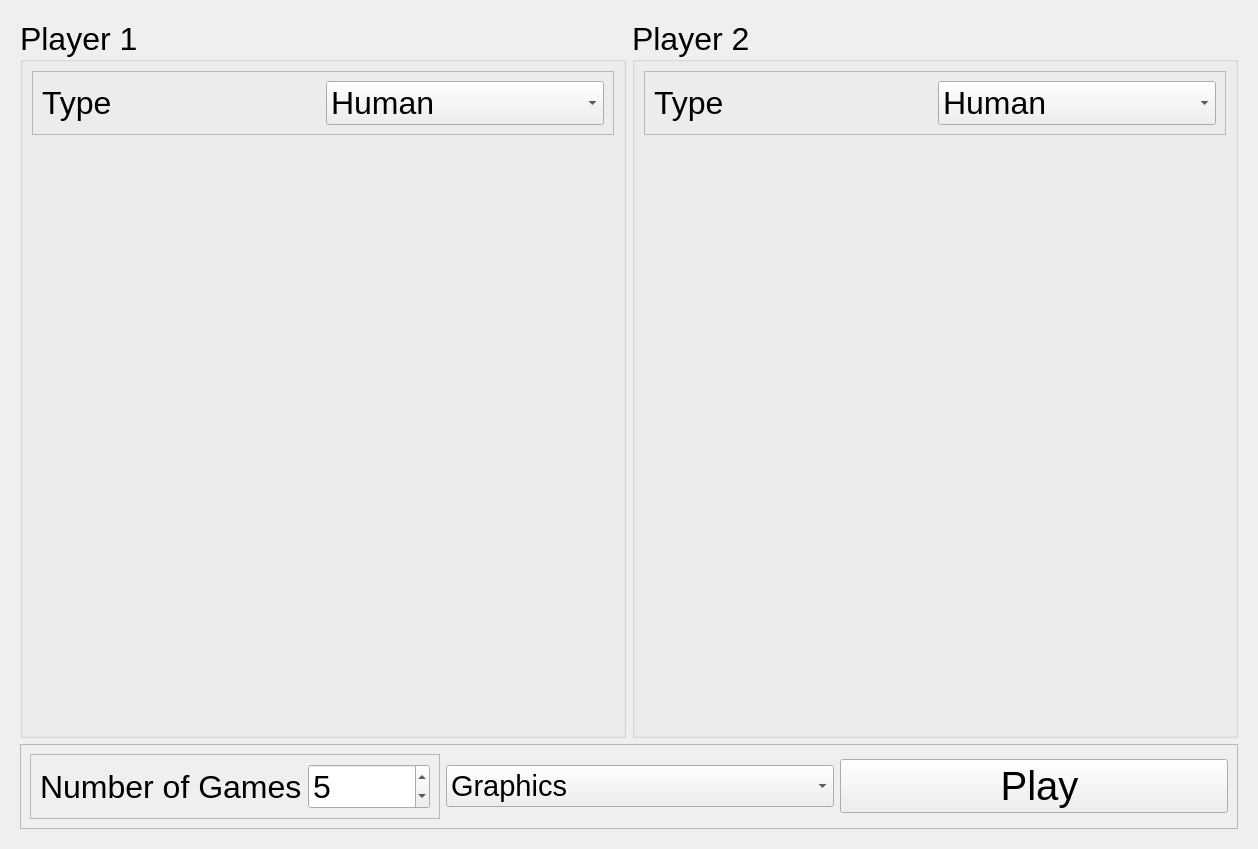
<?xml version="1.0" encoding="UTF-8"?>
<ui version="4.0">
 <class>Form</class>
 <widget class="QWidget" name="Form">
  <property name="geometry">
   <rect>
    <x>0</x>
    <y>0</y>
    <width>1258</width>
    <height>849</height>
   </rect>
  </property>
  <property name="windowTitle">
   <string>Form</string>
  </property>
  <layout class="QGridLayout" name="gridLayout">
   <item row="1" column="0">
    <widget class="QStackedWidget" name="stackedWidget">
     <property name="currentIndex">
      <number>0</number>
     </property>
     <widget class="QWidget" name="page">
      <layout class="QGridLayout" name="gridLayout_2">
       <item row="0" column="0">
        <widget class="QGroupBox" name="groupBox">
         <property name="font">
          <font>
           <pointsize>24</pointsize>
          </font>
         </property>
         <property name="title">
          <string>Player 1</string>
         </property>
         <layout class="QGridLayout" name="gridLayout_3">
          <item row="0" column="0">
           <widget class="QFrame" name="frame">
            <property name="frameShape">
             <enum>QFrame::StyledPanel</enum>
            </property>
            <property name="frameShadow">
             <enum>QFrame::Raised</enum>
            </property>
            <layout class="QHBoxLayout" name="horizontalLayout">
             <item>
              <widget class="QLabel" name="label">
               <property name="text">
                <string>Type</string>
               </property>
              </widget>
             </item>
             <item>
              <widget class="QComboBox" name="player1type">
               <item>
                <property name="text">
                 <string>Human</string>
                </property>
               </item>
               <item>
                <property name="text">
                 <string>AI</string>
                </property>
               </item>
              </widget>
             </item>
            </layout>
           </widget>
          </item>
          <item row="1" column="0">
           <widget class="QStackedWidget" name="player1typewindow">
            <property name="currentIndex">
             <number>0</number>
            </property>
            <widget class="QWidget" name="page_3"/>
            <widget class="QWidget" name="page_4">
             <layout class="QGridLayout" name="gridLayout_4">
              <item row="0" column="0">
               <widget class="QFrame" name="frame_2">
                <property name="frameShape">
                 <enum>QFrame::StyledPanel</enum>
                </property>
                <property name="frameShadow">
                 <enum>QFrame::Raised</enum>
                </property>
                <layout class="QHBoxLayout" name="horizontalLayout_2">
                 <item>
                  <widget class="QLabel" name="label_2">
                   <property name="text">
                    <string>AI                      </string>
                   </property>
                  </widget>
                 </item>
                 <item>
                  <widget class="QComboBox" name="ai1combo">
                   <property name="sizePolicy">
                    <sizepolicy hsizetype="Minimum" vsizetype="Fixed">
                     <horstretch>0</horstretch>
                     <verstretch>0</verstretch>
                    </sizepolicy>
                   </property>
                  </widget>
                 </item>
                </layout>
               </widget>
              </item>
              <item row="1" column="0">
               <widget class="QFrame" name="frame_3">
                <property name="frameShape">
                 <enum>QFrame::StyledPanel</enum>
                </property>
                <property name="frameShadow">
                 <enum>QFrame::Raised</enum>
                </property>
                <layout class="QHBoxLayout" name="horizontalLayout_3">
                 <item>
                  <widget class="QLabel" name="label_3">
                   <property name="text">
                    <string>Mode</string>
                   </property>
                  </widget>
                 </item>
                 <item>
                  <widget class="QComboBox" name="player1mode">
                   <item>
                    <property name="text">
                     <string>Time Based</string>
                    </property>
                   </item>
                   <item>
                    <property name="text">
                     <string>Iteration Based</string>
                    </property>
                   </item>
                  </widget>
                 </item>
                </layout>
               </widget>
              </item>
              <item row="3" column="0">
               <widget class="QStackedWidget" name="player1modewindow">
                <property name="currentIndex">
                 <number>0</number>
                </property>
                <widget class="QWidget" name="page_5">
                 <layout class="QGridLayout" name="gridLayout_5">
                  <item row="0" column="0">
                   <widget class="QFrame" name="frame_4">
                    <property name="frameShape">
                     <enum>QFrame::StyledPanel</enum>
                    </property>
                    <property name="frameShadow">
                     <enum>QFrame::Raised</enum>
                    </property>
                    <layout class="QHBoxLayout" name="horizontalLayout_4">
                     <property name="leftMargin">
                      <number>0</number>
                     </property>
                     <property name="topMargin">
                      <number>0</number>
                     </property>
                     <property name="rightMargin">
                      <number>0</number>
                     </property>
                     <property name="bottomMargin">
                      <number>0</number>
                     </property>
                     <item>
                      <widget class="QLabel" name="label_4">
                       <property name="text">
                        <string>Time in Seconds</string>
                       </property>
                      </widget>
                     </item>
                     <item>
                      <widget class="QDoubleSpinBox" name="ai1time">
                       <property name="minimum">
                        <double>0.010000000000000</double>
                       </property>
                       <property name="value">
                        <double>1.000000000000000</double>
                       </property>
                      </widget>
                     </item>
                    </layout>
                   </widget>
                  </item>
                  <item row="1" column="0">
                   <spacer name="verticalSpacer">
                    <property name="orientation">
                     <enum>Qt::Vertical</enum>
                    </property>
                    <property name="sizeHint" stdset="0">
                     <size>
                      <width>20</width>
                      <height>40</height>
                     </size>
                    </property>
                   </spacer>
                  </item>
                 </layout>
                </widget>
                <widget class="QWidget" name="page_6">
                 <layout class="QGridLayout" name="gridLayout_6">
                  <item row="0" column="0">
                   <widget class="QFrame" name="frame_5">
                    <property name="frameShape">
                     <enum>QFrame::StyledPanel</enum>
                    </property>
                    <property name="frameShadow">
                     <enum>QFrame::Raised</enum>
                    </property>
                    <layout class="QHBoxLayout" name="horizontalLayout_5">
                     <item>
                      <widget class="QLabel" name="label_5">
                       <property name="text">
                        <string>Iterations</string>
                       </property>
                      </widget>
                     </item>
                     <item>
                      <widget class="QSpinBox" name="ai1iterations">
                       <property name="minimum">
                        <number>1</number>
                       </property>
                       <property name="maximum">
                        <number>999999</number>
                       </property>
                       <property name="value">
                        <number>100</number>
                       </property>
                      </widget>
                     </item>
                    </layout>
                   </widget>
                  </item>
                  <item row="1" column="0">
                   <spacer name="verticalSpacer_2">
                    <property name="orientation">
                     <enum>Qt::Vertical</enum>
                    </property>
                    <property name="sizeHint" stdset="0">
                     <size>
                      <width>20</width>
                      <height>40</height>
                     </size>
                    </property>
                   </spacer>
                  </item>
                 </layout>
                </widget>
               </widget>
              </item>
              <item row="2" column="0">
               <widget class="QFrame" name="frame_22">
                <property name="frameShape">
                 <enum>QFrame::StyledPanel</enum>
                </property>
                <property name="frameShadow">
                 <enum>QFrame::Raised</enum>
                </property>
                <layout class="QHBoxLayout" name="horizontalLayout_21">
                 <item>
                  <widget class="QLabel" name="label_14">
                   <property name="text">
                    <string>Constant</string>
                   </property>
                  </widget>
                 </item>
                 <item>
                  <widget class="QDoubleSpinBox" name="player1constant">
                   <property name="decimals">
                    <number>5</number>
                   </property>
                   <property name="value">
                    <double>2.800000000000000</double>
                   </property>
                  </widget>
                 </item>
                </layout>
               </widget>
              </item>
             </layout>
            </widget>
           </widget>
          </item>
         </layout>
        </widget>
       </item>
       <item row="0" column="1">
        <widget class="QGroupBox" name="groupBox_2">
         <property name="font">
          <font>
           <pointsize>24</pointsize>
          </font>
         </property>
         <property name="title">
          <string>Player 2</string>
         </property>
         <layout class="QGridLayout" name="gridLayout_7">
          <item row="0" column="0">
           <widget class="QFrame" name="frame_6">
            <property name="frameShape">
             <enum>QFrame::StyledPanel</enum>
            </property>
            <property name="frameShadow">
             <enum>QFrame::Raised</enum>
            </property>
            <layout class="QHBoxLayout" name="horizontalLayout_6">
             <item>
              <widget class="QLabel" name="label_6">
               <property name="text">
                <string>Type</string>
               </property>
              </widget>
             </item>
             <item>
              <widget class="QComboBox" name="player2type">
               <item>
                <property name="text">
                 <string>Human</string>
                </property>
               </item>
               <item>
                <property name="text">
                 <string>AI</string>
                </property>
               </item>
              </widget>
             </item>
            </layout>
           </widget>
          </item>
          <item row="1" column="0">
           <widget class="QStackedWidget" name="player2typewindow">
            <property name="currentIndex">
             <number>0</number>
            </property>
            <widget class="QWidget" name="page_7"/>
            <widget class="QWidget" name="page_8">
             <layout class="QGridLayout" name="gridLayout_8">
              <item row="1" column="0">
               <widget class="QFrame" name="frame_7">
                <property name="frameShape">
                 <enum>QFrame::StyledPanel</enum>
                </property>
                <property name="frameShadow">
                 <enum>QFrame::Raised</enum>
                </property>
                <layout class="QHBoxLayout" name="horizontalLayout_7">
                 <item>
                  <widget class="QLabel" name="label_7">
                   <property name="text">
                    <string>Mode</string>
                   </property>
                  </widget>
                 </item>
                 <item>
                  <widget class="QComboBox" name="player2mode">
                   <item>
                    <property name="text">
                     <string>Time Based</string>
                    </property>
                   </item>
                   <item>
                    <property name="text">
                     <string>Iteration Based</string>
                    </property>
                   </item>
                  </widget>
                 </item>
                </layout>
               </widget>
              </item>
              <item row="0" column="0">
               <widget class="QFrame" name="frame_8">
                <property name="frameShape">
                 <enum>QFrame::StyledPanel</enum>
                </property>
                <property name="frameShadow">
                 <enum>QFrame::Raised</enum>
                </property>
                <layout class="QHBoxLayout" name="horizontalLayout_8">
                 <item>
                  <widget class="QLabel" name="label_8">
                   <property name="text">
                    <string>AI</string>
                   </property>
                  </widget>
                 </item>
                 <item>
                  <widget class="QComboBox" name="ai2combo">
                   <property name="sizePolicy">
                    <sizepolicy hsizetype="Minimum" vsizetype="Fixed">
                     <horstretch>0</horstretch>
                     <verstretch>0</verstretch>
                    </sizepolicy>
                   </property>
                  </widget>
                 </item>
                </layout>
               </widget>
              </item>
              <item row="3" column="0">
               <widget class="QStackedWidget" name="player2modewindow">
                <property name="currentIndex">
                 <number>0</number>
                </property>
                <widget class="QWidget" name="page_9">
                 <layout class="QGridLayout" name="gridLayout_9">
                  <item row="0" column="0">
                   <widget class="QFrame" name="frame_9">
                    <property name="frameShape">
                     <enum>QFrame::StyledPanel</enum>
                    </property>
                    <property name="frameShadow">
                     <enum>QFrame::Raised</enum>
                    </property>
                    <layout class="QHBoxLayout" name="horizontalLayout_9">
                     <item>
                      <widget class="QLabel" name="label_9">
                       <property name="text">
                        <string>Time in Seconds</string>
                       </property>
                      </widget>
                     </item>
                     <item>
                      <widget class="QDoubleSpinBox" name="ai2time">
                       <property name="minimum">
                        <double>0.010000000000000</double>
                       </property>
                       <property name="value">
                        <double>1.000000000000000</double>
                       </property>
                      </widget>
                     </item>
                    </layout>
                   </widget>
                  </item>
                  <item row="1" column="0">
                   <spacer name="verticalSpacer_3">
                    <property name="orientation">
                     <enum>Qt::Vertical</enum>
                    </property>
                    <property name="sizeHint" stdset="0">
                     <size>
                      <width>20</width>
                      <height>40</height>
                     </size>
                    </property>
                   </spacer>
                  </item>
                 </layout>
                </widget>
                <widget class="QWidget" name="page_10">
                 <layout class="QGridLayout" name="gridLayout_10">
                  <item row="0" column="0">
                   <widget class="QFrame" name="frame_10">
                    <property name="frameShape">
                     <enum>QFrame::StyledPanel</enum>
                    </property>
                    <property name="frameShadow">
                     <enum>QFrame::Raised</enum>
                    </property>
                    <layout class="QHBoxLayout" name="horizontalLayout_10">
                     <item>
                      <widget class="QLabel" name="label_10">
                       <property name="text">
                        <string>Iterations</string>
                       </property>
                      </widget>
                     </item>
                     <item>
                      <widget class="QSpinBox" name="ai2iterations">
                       <property name="minimum">
                        <number>1</number>
                       </property>
                       <property name="maximum">
                        <number>999999</number>
                       </property>
                       <property name="value">
                        <number>100</number>
                       </property>
                      </widget>
                     </item>
                    </layout>
                   </widget>
                  </item>
                  <item row="1" column="0">
                   <spacer name="verticalSpacer_4">
                    <property name="orientation">
                     <enum>Qt::Vertical</enum>
                    </property>
                    <property name="sizeHint" stdset="0">
                     <size>
                      <width>20</width>
                      <height>40</height>
                     </size>
                    </property>
                   </spacer>
                  </item>
                 </layout>
                </widget>
               </widget>
              </item>
              <item row="2" column="0">
               <widget class="QFrame" name="frame_23">
                <property name="frameShape">
                 <enum>QFrame::StyledPanel</enum>
                </property>
                <property name="frameShadow">
                 <enum>QFrame::Raised</enum>
                </property>
                <layout class="QHBoxLayout" name="horizontalLayout_22">
                 <item>
                  <widget class="QLabel" name="label_16">
                   <property name="text">
                    <string>Constant</string>
                   </property>
                  </widget>
                 </item>
                 <item>
                  <widget class="QDoubleSpinBox" name="player2constant">
                   <property name="decimals">
                    <number>5</number>
                   </property>
                   <property name="value">
                    <double>2.801000000000000</double>
                   </property>
                  </widget>
                 </item>
                </layout>
               </widget>
              </item>
             </layout>
            </widget>
           </widget>
          </item>
         </layout>
        </widget>
       </item>
       <item row="1" column="0" colspan="2">
        <widget class="QFrame" name="frame_11">
         <property name="frameShape">
          <enum>QFrame::StyledPanel</enum>
         </property>
         <property name="frameShadow">
          <enum>QFrame::Raised</enum>
         </property>
         <layout class="QHBoxLayout" name="horizontalLayout_11">
          <item>
           <widget class="QFrame" name="frame_12">
            <property name="frameShape">
             <enum>QFrame::StyledPanel</enum>
            </property>
            <property name="frameShadow">
             <enum>QFrame::Raised</enum>
            </property>
            <layout class="QHBoxLayout" name="horizontalLayout_12">
             <item>
              <widget class="QLabel" name="label_11">
               <property name="font">
                <font>
                 <pointsize>24</pointsize>
                </font>
               </property>
               <property name="text">
                <string>Number of Games</string>
               </property>
              </widget>
             </item>
             <item>
              <widget class="QSpinBox" name="nogames">
               <property name="font">
                <font>
                 <pointsize>24</pointsize>
                </font>
               </property>
               <property name="minimum">
                <number>1</number>
               </property>
               <property name="maximum">
                <number>99999</number>
               </property>
               <property name="value">
                <number>5</number>
               </property>
              </widget>
             </item>
            </layout>
           </widget>
          </item>
          <item>
           <widget class="QComboBox" name="mode">
            <property name="font">
             <font>
              <pointsize>22</pointsize>
             </font>
            </property>
            <item>
             <property name="text">
              <string>Graphics</string>
             </property>
            </item>
            <item>
             <property name="text">
              <string>Performance</string>
             </property>
            </item>
           </widget>
          </item>
          <item>
           <widget class="QPushButton" name="play">
            <property name="sizePolicy">
             <sizepolicy hsizetype="Minimum" vsizetype="Fixed">
              <horstretch>0</horstretch>
              <verstretch>0</verstretch>
             </sizepolicy>
            </property>
            <property name="font">
             <font>
              <pointsize>30</pointsize>
             </font>
            </property>
            <property name="text">
             <string>    Play   </string>
            </property>
           </widget>
          </item>
         </layout>
        </widget>
       </item>
      </layout>
     </widget>
     <widget class="QWidget" name="page_2">
      <layout class="QGridLayout" name="gridLayout_11">
       <item row="0" column="0">
        <layout class="QGridLayout" name="board"/>
       </item>
       <item row="0" column="1" rowspan="2">
        <layout class="QGridLayout" name="tree_plot"/>
       </item>
       <item row="1" column="0">
        <widget class="QFrame" name="frame_15">
         <property name="frameShape">
          <enum>QFrame::StyledPanel</enum>
         </property>
         <property name="frameShadow">
          <enum>QFrame::Raised</enum>
         </property>
         <layout class="QGridLayout" name="gridLayout_12">
          <item row="2" column="1">
           <widget class="QFrame" name="frame_14">
            <property name="frameShape">
             <enum>QFrame::StyledPanel</enum>
            </property>
            <property name="frameShadow">
             <enum>QFrame::Raised</enum>
            </property>
            <layout class="QHBoxLayout" name="horizontalLayout_14">
             <item>
              <widget class="QLabel" name="label_19">
               <property name="font">
                <font>
                 <pointsize>13</pointsize>
                </font>
               </property>
               <property name="text">
                <string>Player 1 :</string>
               </property>
              </widget>
             </item>
             <item>
              <widget class="QLabel" name="label_15">
               <property name="styleSheet">
                <string notr="true">background-color: rgb(0, 0, 0);
background-color: qradialgradient(spread:pad, cx:0.5, cy:0.5, radius:0.5, fx:0.5, fy:0.5, stop:0.930697 rgba(0, 0, 0, 255), stop:1 rgba(255,255, 255, 255));
border-radius:20;
</string>
               </property>
               <property name="text">
                <string/>
               </property>
              </widget>
             </item>
             <item>
              <widget class="QLabel" name="label_18">
               <property name="sizePolicy">
                <sizepolicy hsizetype="Fixed" vsizetype="Preferred">
                 <horstretch>0</horstretch>
                 <verstretch>0</verstretch>
                </sizepolicy>
               </property>
               <property name="font">
                <font>
                 <pointsize>10</pointsize>
                </font>
               </property>
               <property name="text">
                <string>X</string>
               </property>
              </widget>
             </item>
             <item>
              <widget class="QLabel" name="blackpieces">
               <property name="font">
                <font>
                 <pointsize>12</pointsize>
                </font>
               </property>
               <property name="text">
                <string>2</string>
               </property>
              </widget>
             </item>
            </layout>
           </widget>
          </item>
          <item row="0" column="1" colspan="2">
           <widget class="QFrame" name="frame_17">
            <property name="frameShape">
             <enum>QFrame::StyledPanel</enum>
            </property>
            <property name="frameShadow">
             <enum>QFrame::Raised</enum>
            </property>
            <layout class="QHBoxLayout" name="horizontalLayout_16">
             <item>
              <spacer name="horizontalSpacer_2">
               <property name="orientation">
                <enum>Qt::Horizontal</enum>
               </property>
               <property name="sizeHint" stdset="0">
                <size>
                 <width>40</width>
                 <height>20</height>
                </size>
               </property>
              </spacer>
             </item>
             <item>
              <widget class="QLabel" name="winnerlabel">
               <property name="font">
                <font>
                 <family>Goudy Stout</family>
                 <pointsize>18</pointsize>
                 <weight>75</weight>
                 <bold>true</bold>
                </font>
               </property>
               <property name="text">
                <string>Player 1 Wins</string>
               </property>
              </widget>
             </item>
             <item>
              <spacer name="horizontalSpacer_3">
               <property name="orientation">
                <enum>Qt::Horizontal</enum>
               </property>
               <property name="sizeHint" stdset="0">
                <size>
                 <width>40</width>
                 <height>20</height>
                </size>
               </property>
              </spacer>
             </item>
            </layout>
           </widget>
          </item>
          <item row="1" column="1" colspan="2">
           <widget class="QFrame" name="frame_16">
            <property name="frameShape">
             <enum>QFrame::StyledPanel</enum>
            </property>
            <property name="frameShadow">
             <enum>QFrame::Raised</enum>
            </property>
            <layout class="QHBoxLayout" name="horizontalLayout_15">
             <property name="bottomMargin">
              <number>0</number>
             </property>
             <item>
              <widget class="QLabel" name="label_12">
               <property name="font">
                <font>
                 <pointsize>12</pointsize>
                </font>
               </property>
               <property name="text">
                <string>Current Turn</string>
               </property>
              </widget>
             </item>
             <item>
              <widget class="QLabel" name="blackp">
               <property name="styleSheet">
                <string notr="true">background-color: rgb(0, 0, 0);
background-color: qradialgradient(spread:pad, cx:0.5, cy:0.5, radius:0.5, fx:0.5, fy:0.5, stop:0.930697 rgba(0, 0, 0, 255), stop:1 rgba(255,255, 255, 255));
border-radius:20;
</string>
               </property>
               <property name="text">
                <string/>
               </property>
              </widget>
             </item>
             <item>
              <widget class="QLabel" name="whitep">
               <property name="styleSheet">
                <string notr="true">background-color: rgb(0, 0, 0);
background-color: qradialgradient(spread:pad, cx:0.5, cy:0.5, radius:0.5, fx:0.5, fy:0.5, stop:0.930697 rgba(255, 255, 255, 255), stop:1 rgba(0, 0, 0, 255));
border-radius:20;
</string>
               </property>
               <property name="text">
                <string/>
               </property>
              </widget>
             </item>
             <item>
              <spacer name="horizontalSpacer">
               <property name="orientation">
                <enum>Qt::Horizontal</enum>
               </property>
               <property name="sizeHint" stdset="0">
                <size>
                 <width>40</width>
                 <height>20</height>
                </size>
               </property>
              </spacer>
             </item>
            </layout>
           </widget>
          </item>
          <item row="6" column="1" colspan="2">
           <widget class="QFrame" name="frame_18">
            <property name="frameShape">
             <enum>QFrame::StyledPanel</enum>
            </property>
            <property name="frameShadow">
             <enum>QFrame::Raised</enum>
            </property>
            <layout class="QHBoxLayout" name="horizontalLayout_17">
             <item>
              <widget class="QLabel" name="label_21">
               <property name="font">
                <font>
                 <pointsize>13</pointsize>
                </font>
               </property>
               <property name="text">
                <string>Player 1 Wins :</string>
               </property>
              </widget>
             </item>
             <item>
              <widget class="QLabel" name="player1winslabel">
               <property name="font">
                <font>
                 <pointsize>12</pointsize>
                </font>
               </property>
               <property name="text">
                <string>0</string>
               </property>
               <property name="alignment">
                <set>Qt::AlignLeading|Qt::AlignLeft|Qt::AlignVCenter</set>
               </property>
              </widget>
             </item>
             <item>
              <widget class="QLabel" name="label_22">
               <property name="font">
                <font>
                 <pointsize>13</pointsize>
                </font>
               </property>
               <property name="text">
                <string>Player 2 Wins :</string>
               </property>
              </widget>
             </item>
             <item>
              <widget class="QLabel" name="player2winslabel">
               <property name="font">
                <font>
                 <pointsize>12</pointsize>
                </font>
               </property>
               <property name="text">
                <string>0</string>
               </property>
              </widget>
             </item>
            </layout>
           </widget>
          </item>
          <item row="2" column="2">
           <widget class="QFrame" name="frame_13">
            <property name="frameShape">
             <enum>QFrame::StyledPanel</enum>
            </property>
            <property name="frameShadow">
             <enum>QFrame::Raised</enum>
            </property>
            <layout class="QHBoxLayout" name="horizontalLayout_13">
             <item>
              <widget class="QLabel" name="label_20">
               <property name="font">
                <font>
                 <pointsize>13</pointsize>
                </font>
               </property>
               <property name="text">
                <string>Player 2 :</string>
               </property>
              </widget>
             </item>
             <item>
              <widget class="QLabel" name="label_13">
               <property name="styleSheet">
                <string notr="true">background-color: rgb(0, 0, 0);
background-color: qradialgradient(spread:pad, cx:0.5, cy:0.5, radius:0.5, fx:0.5, fy:0.5, stop:0.930697 rgba(255, 255, 255, 255), stop:1 rgba(0, 0, 0, 255));
border-radius:20;
</string>
               </property>
               <property name="text">
                <string/>
               </property>
              </widget>
             </item>
             <item>
              <widget class="QLabel" name="label_23">
               <property name="sizePolicy">
                <sizepolicy hsizetype="Fixed" vsizetype="Preferred">
                 <horstretch>0</horstretch>
                 <verstretch>0</verstretch>
                </sizepolicy>
               </property>
               <property name="font">
                <font>
                 <pointsize>10</pointsize>
                </font>
               </property>
               <property name="text">
                <string>X</string>
               </property>
              </widget>
             </item>
             <item>
              <widget class="QLabel" name="whitepieces">
               <property name="font">
                <font>
                 <pointsize>12</pointsize>
                </font>
               </property>
               <property name="text">
                <string>2</string>
               </property>
              </widget>
             </item>
            </layout>
           </widget>
          </item>
          <item row="7" column="1" colspan="2">
           <widget class="QFrame" name="frame_19">
            <property name="frameShape">
             <enum>QFrame::StyledPanel</enum>
            </property>
            <property name="frameShadow">
             <enum>QFrame::Raised</enum>
            </property>
            <layout class="QHBoxLayout" name="horizontalLayout_18">
             <property name="topMargin">
              <number>5</number>
             </property>
             <item>
              <spacer name="horizontalSpacer_4">
               <property name="orientation">
                <enum>Qt::Horizontal</enum>
               </property>
               <property name="sizeHint" stdset="0">
                <size>
                 <width>40</width>
                 <height>20</height>
                </size>
               </property>
              </spacer>
             </item>
             <item>
              <widget class="QLabel" name="label_24">
               <property name="font">
                <font>
                 <pointsize>13</pointsize>
                </font>
               </property>
               <property name="text">
                <string>Tie :</string>
               </property>
              </widget>
             </item>
             <item>
              <widget class="QLabel" name="tielabel">
               <property name="font">
                <font>
                 <pointsize>13</pointsize>
                </font>
               </property>
               <property name="text">
                <string>0</string>
               </property>
              </widget>
             </item>
             <item>
              <spacer name="horizontalSpacer_5">
               <property name="orientation">
                <enum>Qt::Horizontal</enum>
               </property>
               <property name="sizeHint" stdset="0">
                <size>
                 <width>40</width>
                 <height>20</height>
                </size>
               </property>
              </spacer>
             </item>
            </layout>
           </widget>
          </item>
          <item row="3" column="1" colspan="2">
           <widget class="QFrame" name="frame_21">
            <property name="frameShape">
             <enum>QFrame::StyledPanel</enum>
            </property>
            <property name="frameShadow">
             <enum>QFrame::Raised</enum>
            </property>
            <layout class="QHBoxLayout" name="horizontalLayout_19">
             <item>
              <widget class="QCheckBox" name="showmoves">
               <property name="font">
                <font>
                 <pointsize>12</pointsize>
                </font>
               </property>
               <property name="text">
                <string>Show Possible Moves</string>
               </property>
              </widget>
             </item>
            </layout>
           </widget>
          </item>
          <item row="8" column="1" colspan="2">
           <widget class="QFrame" name="frame_20">
            <property name="styleSheet">
             <string notr="true"/>
            </property>
            <property name="frameShape">
             <enum>QFrame::StyledPanel</enum>
            </property>
            <property name="frameShadow">
             <enum>QFrame::Raised</enum>
            </property>
            <layout class="QHBoxLayout" name="horizontalLayout_20">
             <item>
              <spacer name="horizontalSpacer_6">
               <property name="orientation">
                <enum>Qt::Horizontal</enum>
               </property>
               <property name="sizeHint" stdset="0">
                <size>
                 <width>40</width>
                 <height>20</height>
                </size>
               </property>
              </spacer>
             </item>
             <item>
              <widget class="QPushButton" name="nextgame">
               <property name="enabled">
                <bool>true</bool>
               </property>
               <property name="font">
                <font>
                 <pointsize>15</pointsize>
                </font>
               </property>
               <property name="styleSheet">
                <string notr="true">border-radius : 10; 
border : 1px solid black;
padding-top:10;
padding-bottom:10;</string>
               </property>
               <property name="text">
                <string>   Next Game   </string>
               </property>
              </widget>
             </item>
             <item>
              <spacer name="horizontalSpacer_7">
               <property name="orientation">
                <enum>Qt::Horizontal</enum>
               </property>
               <property name="sizeHint" stdset="0">
                <size>
                 <width>40</width>
                 <height>20</height>
                </size>
               </property>
              </spacer>
             </item>
            </layout>
           </widget>
          </item>
         </layout>
        </widget>
       </item>
      </layout>
     </widget>
    </widget>
   </item>
  </layout>
 </widget>
 <resources/>
 <connections/>
</ui>
